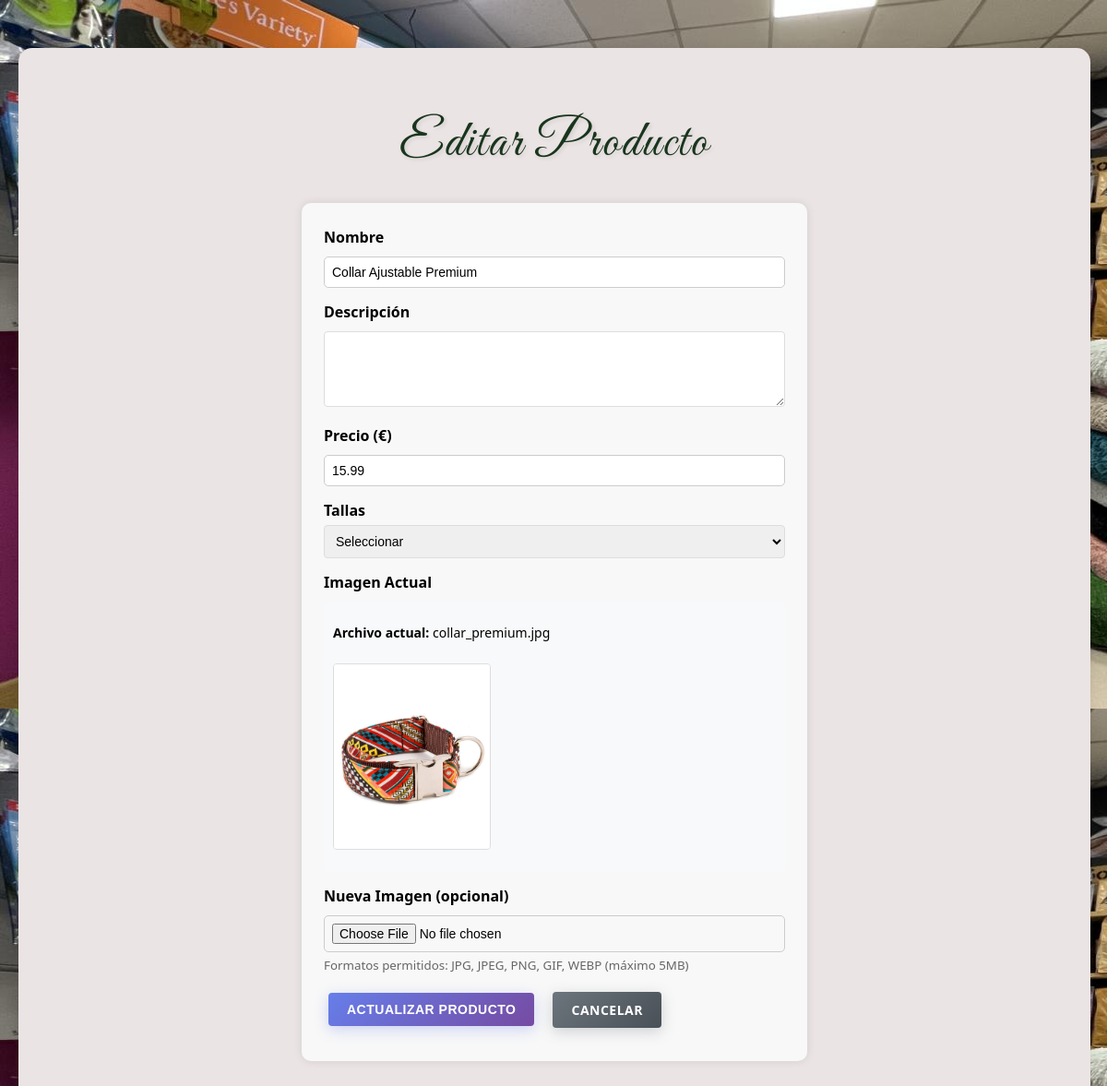
The page /admin/products/edit.php?id=1 on the database as committed earlier.
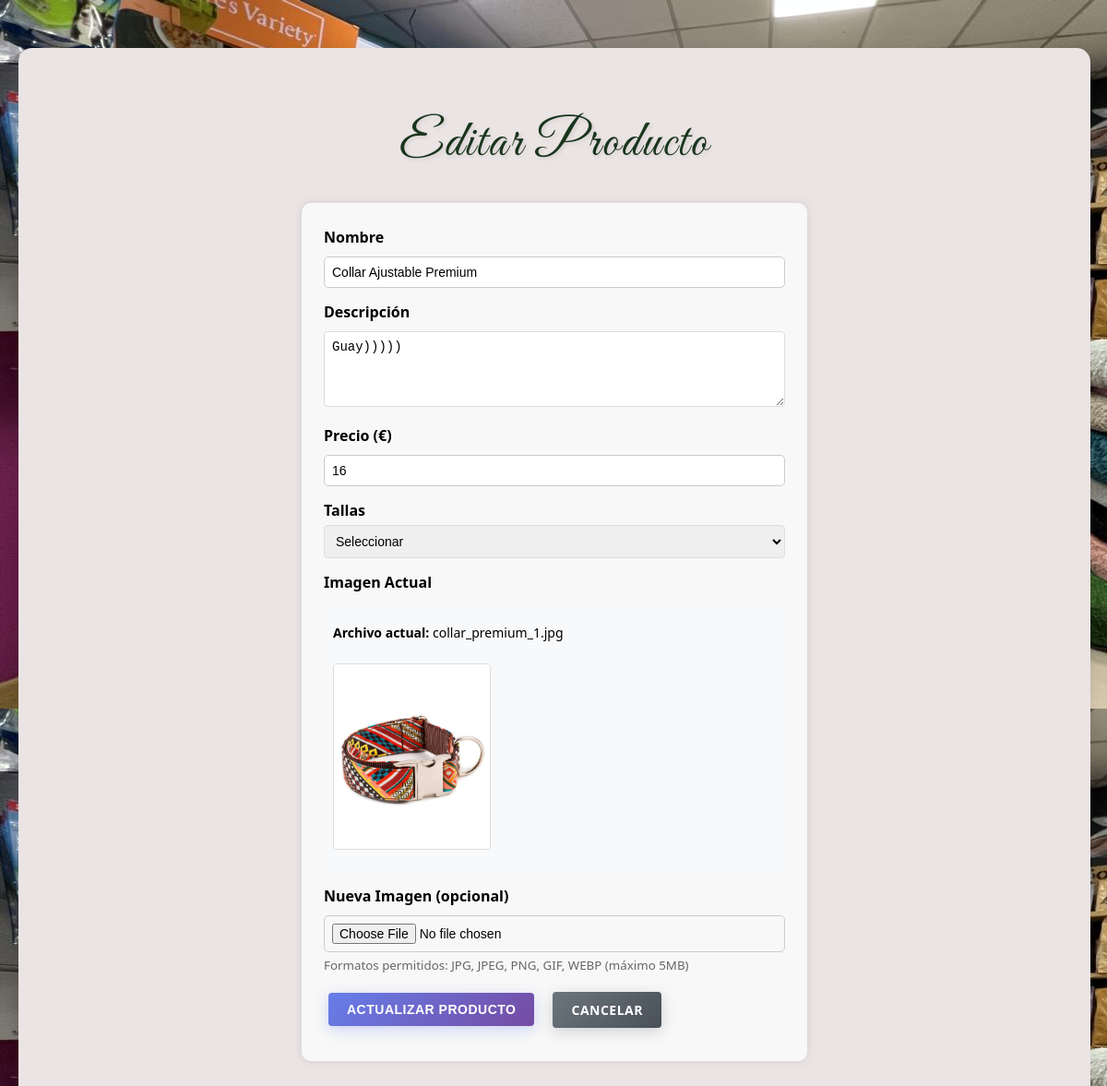
The same page on the database as committed later.
### tables this page shows
CREATE TABLE `productos` (
  `id` int(11) NOT NULL,
  `nombre` varchar(60) NOT NULL,
  `descripcion` varchar(200) NOT NULL,
  `categoria` varchar(60) NOT NULL,
  `talla` varchar(11) NOT NULL DEFAULT 'm',
  `precio` int(10) NOT NULL,
  `stock_total` int(10) NOT NULL DEFAULT 0,
  `tiene_variantes` tinyint(1) NOT NULL DEFAULT 0,
  `disponible` tinyint(1) NOT NULL,
  `stock` int(200) NOT NULL,
  `foto` varchar(60) NOT NULL,
  `amazonUrl` varchar(200) NOT NULL,
  `caracteristicas` text NOT NULL,
  `tallas` text DEFAULT NULL,
  `amazon_url` varchar(255) DEFAULT NULL,
  `categoria_id` int(11) DEFAULT NULL
);

### admin/products/edit.php (the view, shortened to what this page needs)
<?php
$conn = new mysqli(DB_HOST, DB_USER, DB_PASS, DB_NAME);
$product_id = 0;
if (isset($_GET['id'])) {
    $product_id = intval($_GET['id']);
} elseif (isset($_POST['id'])) {
    $product_id = intval($_POST['id']);
}
$product_result = $conn->query("SELECT * FROM productos WHERE id = $product_id");
if ($product_result->num_rows > 0) {
    $product = $product_result->fetch_assoc();
} else {
    die("Product not found.");
}
?>
<!DOCTYPE html>
<html lang="es">
<head>
    <link rel="stylesheet" href="../css/estilos.css">
</head>
<body>
    <div class="container">
        <h1>Editar Producto</h1>
        <form action="edit.php" method="post" enctype="multipart/form-data">
            <div class="form-group">
                <label for="nombre">Nombre</label>
                <input type="text" name="nombre" id="nombre" value="<?php echo htmlspecialchars($product['nombre']); ?>" required>
            </div>
            <div class="form-group">
                <label for="descripcion">Descripción</label>
                <textarea name="descripcion" id="descripcion" rows="4" required><?php echo htmlspecialchars($product['descripcion']); ?></textarea>
            </div>
            <div class="form-group">
                <label for="precio">Precio (€)</label>
                <input type="number" name="precio" id="precio" step="0.01" value="<?php echo $product['precio']; ?>" required>
            </div>
            <div class="form-group">
                <label for="tallas">Tallas</label>
                <select name="tallas" id="tallas">
                    <option value="">Seleccionar</option>
                </select>
            </div>
            <div class="form-group">
                <label>Imagen Actual</label>
                <?php if (!empty($product['foto'])): ?>
                    <div class="image-info">
                        <p><strong>Archivo actual:</strong> <?php echo htmlspecialchars($product['foto']); ?></p>
                        <?php if (file_exists('../../Images/' . $product['foto'])): ?>
                            <img src="../../Images/<?php echo htmlspecialchars($product['foto']); ?>" alt="Imagen actual" class="current-image">
                        <?php else: ?>
                            <p style="color: red;">⚠️ Archivo no encontrado en el servidor</p>
                        <?php endif; ?>
                    </div>
                <?php else: ?>
                    <p style="color: #666;">No hay imagen asignada</p>
                <?php endif; ?>
            </div>
            <div class="form-group">
                <label for="foto">Nueva Imagen (opcional)</label>
                <input type="file" name="foto" id="foto" accept="image/*">
                <small style="color: #666; display: block; margin-top: 5px;">
                    Formatos permitidos: JPG, JPEG, PNG, GIF, WEBP (máximo 5MB)
                </small>
            </div>
            <div class="form-group form-buttons">
                <button type="submit" class="btn btn-primary">Actualizar Producto</button>
                <a href="index.php" class="btn btn-secondary">Cancelar</a>
            </div>
        </form>
    </div>
</body>
</html>

Rows that differ between the two databases and show on the page:
changed productos "Collar Ajustable Premium": descripcion (not shown) → "Guay)))))"; precio "15.99" → "16"; foto "collar_premium.jpg" → "collar_premium_1.jpg"
